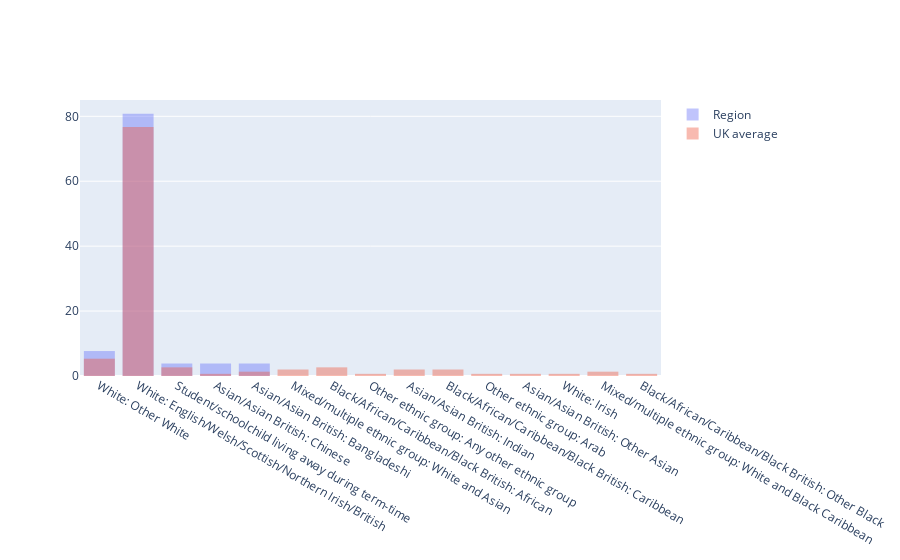

Notebook cell for this chart:
### Code cell
region_mirco_census_filtered_test = region_mirco_census[region_mirco_census['region_names'] == 'South East']

Region = go.Histogram(
    x=region_mirco_census_filtered_test['ethnicityew_names'], histnorm='percent',
    opacity=0.4, name="Region" 
)
UK_average = go.Histogram(
    x=region_mirco_census['ethnicityew_names'], histnorm='percent',
    opacity=0.4, name="UK average" 
)

data = [Region, UK_average]
layout = go.Layout(barmode='overlay')
fig1 = go.Figure(data=data, layout=layout)

fig1.show()

### Figure 1 — Plotly figure (JSON) as saved in the notebook; plotly's stock layout.template omitted (floating-point values rounded to 4 significant figures; data arrays with more than 128 entries replaced by an {"elided": "..."} marker saying what was removed)
{"data": [{"histnorm": "percent", "name": "Region", "opacity": 0.4, "type": "histogram", "x": ["White: Other White", "White: English/Welsh/Scottish/Northern Irish/British", "White: English/Welsh/Scottish/Northern Irish/British", "White: English/Welsh/Scottish/Northern Irish/British", "White: English/Welsh/Scottish/Northern Irish/British", "Student/schoolchild living away during term-time", "White: English/Welsh/Scottish/Northern Irish/British", "White: English/Welsh/Scottish/Northern Irish/British", "Asian/Asian British: Chinese", "White: English/Welsh/Scottish/Northern Irish/British", "White: English/Welsh/Scottish/Northern Irish/British", "White: English/Welsh/Scottish/Northern Irish/British", "White: English/Welsh/Scottish/Northern Irish/British", "White: English/Welsh/Scottish/Northern Irish/British", "White: English/Welsh/Scottish/Northern Irish/British", "White: English/Welsh/Scottish/Northern Irish/British", "White: English/Welsh/Scottish/Northern Irish/British", "White: English/Welsh/Scottish/Northern Irish/British", "White: English/Welsh/Scottish/Northern Irish/British", "White: English/Welsh/Scottish/Northern Irish/British", "White: English/Welsh/Scottish/Northern Irish/British", "White: Other White", "White: English/Welsh/Scottish/Northern Irish/British", "Asian/Asian British: Bangladeshi", "White: English/Welsh/Scottish/Northern Irish/British", "White: English/Welsh/Scottish/Northern Irish/British"]}, {"histnorm": "percent", "name": "UK average", "opacity": 0.4, "type": "histogram", "x": {"elided": "150 str values"}}], "layout": {"barmode": "overlay"}}
